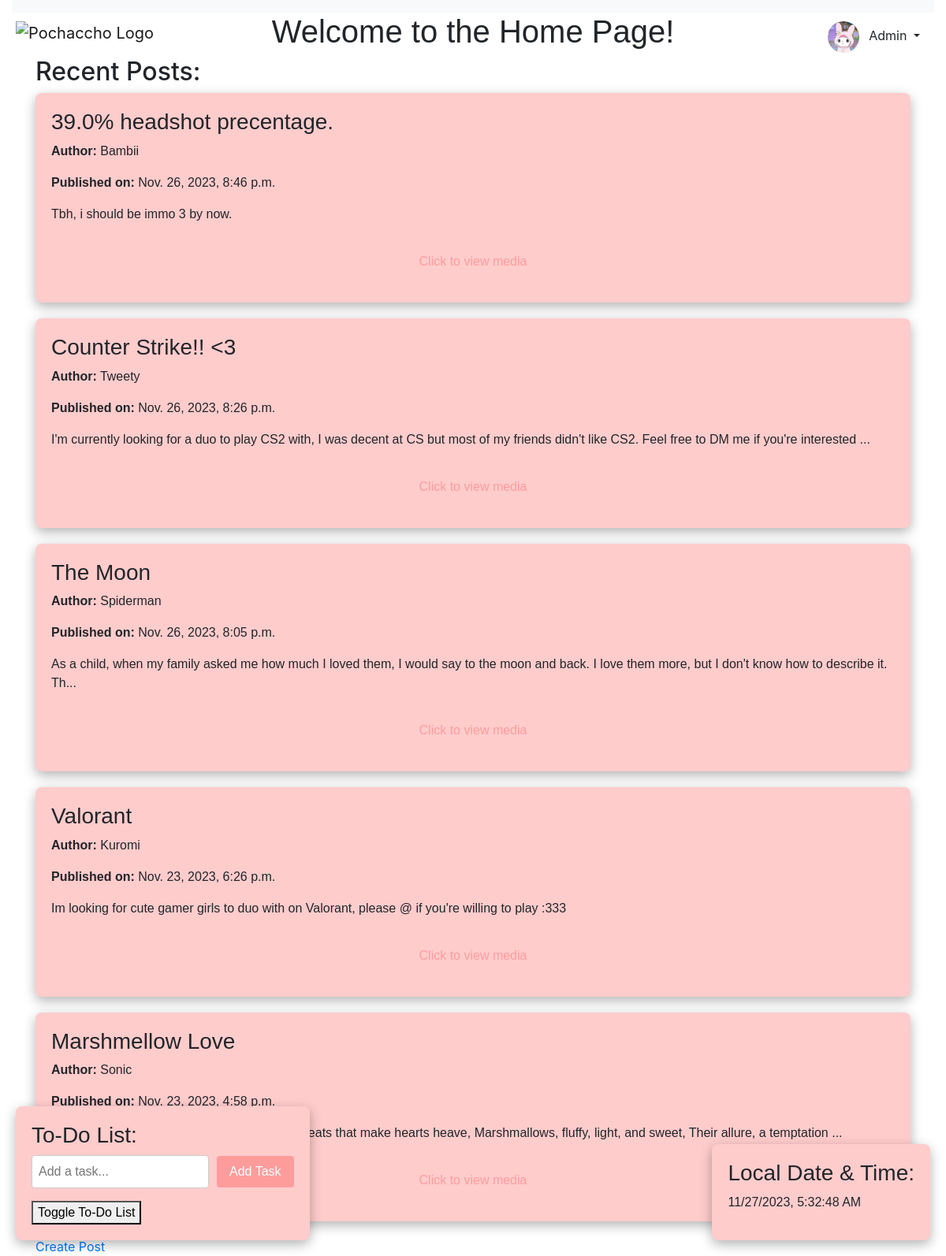
The app's page /home/ (signed in) with its own data.
### users/models.py (models this page shows, shortened)
class Profile(models.Model):
    user = models.OneToOneField(User, on_delete=models.CASCADE)
    image = models.ImageField(default='default.jpg', upload_to='profile_pics')

### blog/models.py (models this page shows, shortened)
class Post(models.Model):
    title = models.CharField(max_length=200)
    author = models.ForeignKey(User, on_delete=models.CASCADE)
    updated_on = models.DateTimeField(auto_now=True)
    created_on = models.DateTimeField(auto_now_add=True)
    content = models.TextField()
    image = models.ImageField(upload_to='images/', null=True, blank=True)
    video = models.FileField(upload_to='videos/', null=True, blank=True)
    likes = models.ManyToManyField(User, related_name='posts')

### blog/views.py (the view)
# urls.py: path("home/", views.home, name="home"),
def home(request):
    context = {
        'posts':
            Post.objects.all()
    }
    return render(request, 'home.html', context)

### blog/templates/home.html (shortened to what this page needs)
{% extends 'base.html' %}
{% block content %}
<!DOCTYPE html>
<html lang="en">
<head>
    <link href="https://stackpath.bootstrapcdn.com/bootstrap/4.5.2/css/bootstrap.min.css" rel="stylesheet">
</head>
<body>
    <div class="container">
        <h1>Welcome to the Home Page!</h1>
        <div class="post-section">
            <h2>Recent Posts:</h2>
            {% for post in posts reversed %}
                <div class="post-content" onclick="window.location.href='{% url 'postdetail' post.pk %}'">
                    <h3>{{ post.title }}</h3>
                    <p><strong>Author:</strong> {{ post.author }}</p>
                    <p><strong>Published on:</strong> {{ post.created_on }}</p>
                    <p>{{ post.content | slice:":150" }}{% if post.content|length > 150 %}...{% endif %}</p>
                    <div class="post-image-placeholder">
                        Click to view media
                    </div>
                </div>
            {% endfor %}
            <a href="{% url 'createpost' %}" class="create-post-button">Create Post</a>
        </div>
        <div class="to-do-list" id="toDoList">
            <h3>To-Do List:</h3>
            <div class="to-do-item">
                <input type="text" id="taskInput" class="to-do-input" placeholder="Add a task...">
                <button onclick="addTask()" class="to-do-button">Add Task</button>
            </div>
            <button onclick="toggleToDoList()">Toggle To-Do List</button>
        </div>
        <div class="date-time-section">
            <h3>Local Date & Time:</h3>
            <p id="currentDateTime"></p>
        </div>
    </div>
</body>
</html>
{% endblock %}

### blog/templates/base.html (shortened to what this page needs)
{% load static %}
<!DOCTYPE html>
<html lang="en">
<head>
    <link href="https://cdn.jsdelivr.net/npm/bootstrap@5.3.2/dist/css/bootstrap.min.css" rel="stylesheet">
</head>
<body>
    <div class="container-fluid">
        <nav class="navbar navbar-expand-lg navbar-light bg-light">
            <div class="fixed-top-left">
                <a class="navbar-brand" href="{% url 'home' %}">
                    <img src="https://media4.giphy.com/media/10a8AOSeP6Rqfu/giphy.gif?cid=ecf05e479spx35o0otpyq6ytd97cfp1drzrxbhbvh9vzf9sx&ep=v1_stickers_search&rid=giphy.gif&ct=s" alt="Pochaccho Logo" class="pochaccho-logo">
                </a>
            </div>
            <div class="fixed-top-right">
                {% if user.is_authenticated %}
                    <div class="dropdown">
                        <button class="btn dropdown-toggle pink-text" type="button" data-bs-toggle="dropdown" aria-expanded="false">
                            <img src="{% if user.profile.image %}{{ user.profile.image.url }}{% else %}/path/to/default.jpg{% endif %}" alt="Profile Image" class="profile-img">
                            <span>{{ user.username }}</span>
                        </button>
                    </div>
                {% else %}
                    <a href="{% url 'login' %}" class="btn btn-pink">Not Logged In</a>
                {% endif %}
            </div>
        </nav>
        {% block content %}{% endblock %}
    </div>
</body>
</html>

### blog/templates/base.html (style rules this page uses)
.fixed-top-left { position: fixed; top: 20px; left: 20px; z-index: 999; }
.pochaccho-logo { width: 40px; height: 40px; cursor: pointer; }
body { background-color: #F8F6EB; margin-top: 60px; }
.pink-text { color: #FE9C9C; }
.profile-img { width: 40px; height: 40px; border-radius: 50%; object-fit: cover; margin-right: 8px; }
.fixed-top-right { position: fixed; top: 20px; right: 20px; z-index: 999; }
.navbar { box-shadow: none; border-bottom: none; }

### blog/templates/home.html (style rules this page uses)
h1 { text-align: center; animation: bounce 1s infinite; font-family: 'Typewriter_Condensed', sans-serif; }
.post-content { position: relative; padding: 20px; border-radius: 8px; background-color: #FFCCCC; box-shadow: 0 5px 15px rgba(0, 0, 0, 0.3); transition: transform 0.3s ease-in-out; margin-bottom: 20px; cursor: pointer; font-family: 'Typewriter_Condensed', sans-serif; }
.to-do-list { position: fixed; bottom: 20px; left: 20px; background-color: #FFCCCC; padding: 20px; border-radius: 8px; box-shadow: 0 5px 15px rgba(0, 0, 0, 0.3); z-index: 999; font-family: 'Typewriter_Condensed', sans-serif; }
.to-do-item { display: flex; align-items: center; margin-bottom: 10px; }
.to-do-input { flex: 1; margin-right: 10px; padding: 8px; border-radius: 4px; border: 1px solid #ccc; outline: none; }
.to-do-button { padding: 8px 16px; border: none; border-radius: 4px; background-color: #FE9C9C; color: white; cursor: pointer; }
.date-time-section { position: fixed; bottom: 20px; right: 20px; background-color: #FFCCCC; padding: 20px; border-radius: 8px; box-shadow: 0 5px 15px rgba(0, 0, 0, 0.3); font-family: 'Typewriter_Condensed', sans-serif; }
.post-image-placeholder { background-color: #FFCCCC; color: #FE9C9C; text-align: center; padding: 20px; border-radius: 8px; }

### records on screen
Post: title "39.0% headshot precentage.", author "Bambii", created_on "Nov. 26, 2023, 8:46 p.m.", content "Tbh, i should be immo 3 by now."
Post: title "Counter Strike!! <3", author "Tweety", created_on "Nov. 26, 2023, 8:26 p.m.", content "I'm currently looking for a duo to play CS2 with, I was decent at CS but most of my friends didn't like CS2. Feel free to DM me if you're interested"
Post: title "The Moon", author "Spiderman", created_on "Nov. 26, 2023, 8:05 p.m.", content "As a child, when my family asked me how much I loved them, I would say to the moon and back. I love them more, but I don't know how to describe it. Th"
Post: title "Valorant", author "Kuromi", created_on "Nov. 23, 2023, 6:26 p.m.", content "Im looking for cute gamer girls to duo with on Valorant, please @ if you're willing to play :333"
Post: title "Marshmellow Love", author "Sonic", created_on "Nov. 23, 2023, 4:58 p.m.", content "In whispers soft, a tale I'll weave, Of love for treats that make hearts heave, Marshmallows, fluffy, light, and sweet, Their allure, a temptation"

### other values on screen
{{ user.username }} "Admin"
